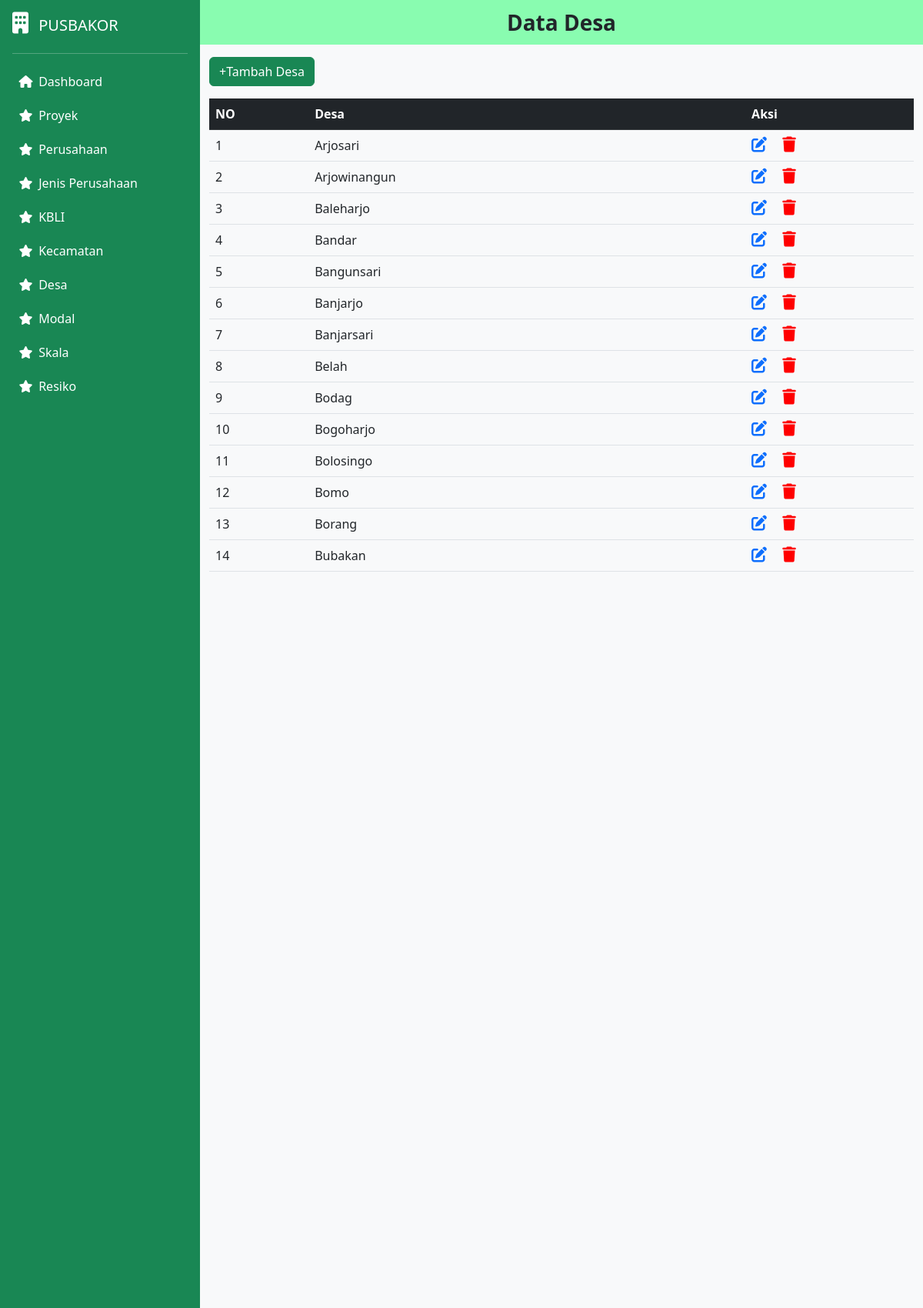
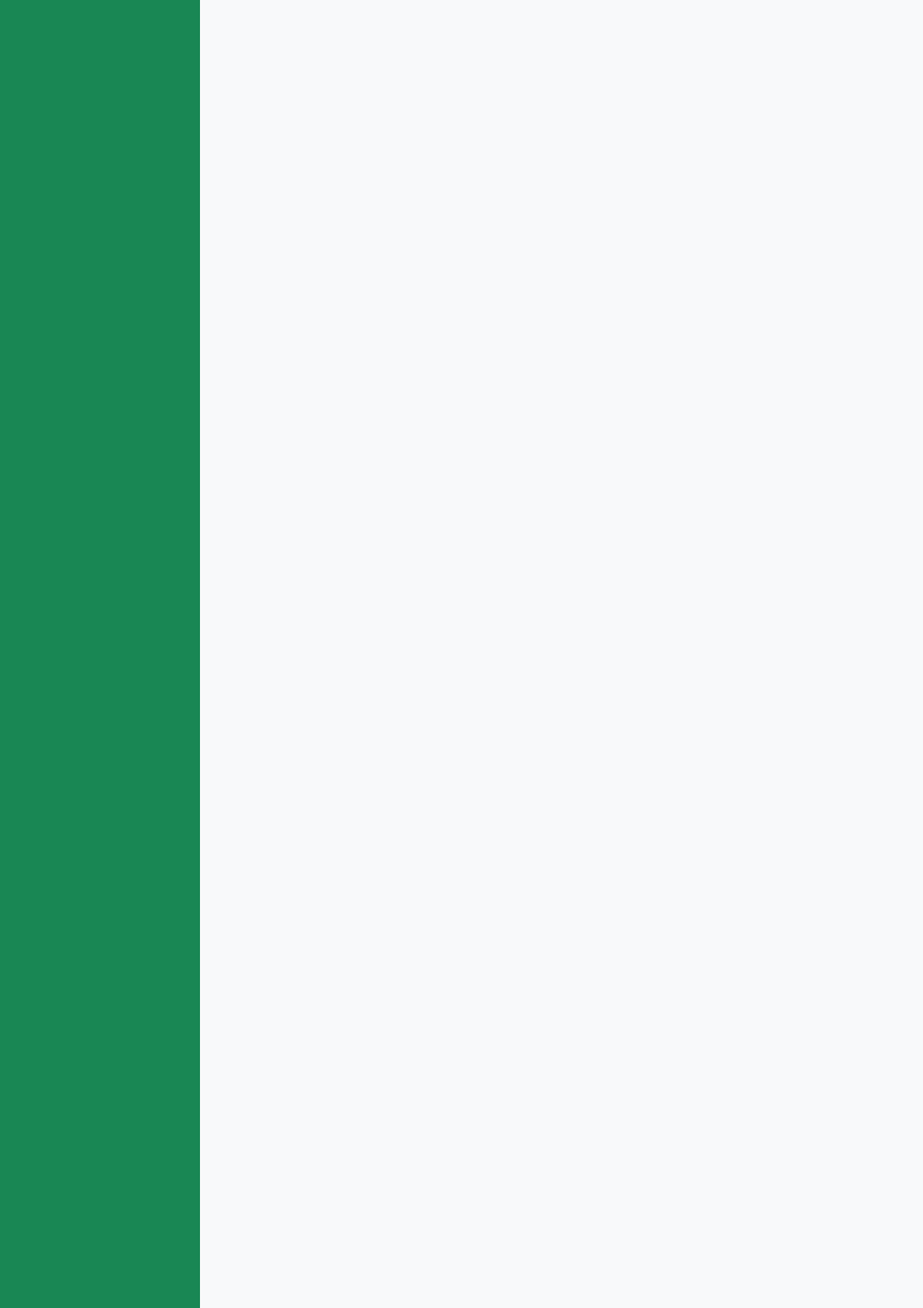
Screenshot of /index.php/desa (upper part) with the database file from the repository (2 pictures, top to bottom).
### tables this page shows
CREATE TABLE IF NOT EXISTS `desa` (
  `id` int NOT NULL AUTO_INCREMENT,
  `desa` varchar(255) NOT NULL,
  PRIMARY KEY (`id`)
);

### application/controllers/Desa.php (called while the page is built, shortened)
<?php
class Desa extends CI_Controller {
    public function __construct() {
        $this->load->model('Desa_model');
    }
    public function index() {
        $data['desa'] = $this->Desa_model->get_all_desa();
        $data['judul'] = "Data Desa";
        $data['content']=$this->load->view('desa_view', $data,true);
        $this->load->view('template/index',$data);
    }
}
?>

### index.php (called while the page is built, shortened)
<?php
require_once BASEPATH.'core/CodeIgniter.php';

### application/models/Desa_model.php (called while the page is built, shortened)
<?php
class Desa_model extends CI_Model {
    public function get_all_desa() {
        $query = $this->db->get('desa');
        return $query->result_array();
    }
}
?>

### application/views/desa_view.php (the view, shortened to what this page needs)
<!DOCTYPE html>
<html lang="en">
<head>
  <link href="https://cdn.jsdelivr.net/npm/bootstrap@5.2.3/dist/css/bootstrap.min.css" rel="stylesheet">
  <link rel="stylesheet" href="https://cdnjs.cloudflare.com/ajax/libs/font-awesome/6.4.0/css/all.min.css" />
</head>
<body>
  <div class="container">
    <div class="scrolling-table">
    <a href="<?php echo base_url('desa/add'); ?>" class="btn btn-success mb-3">+Tambah Desa</a>
    <table class="table table-hover text-left">
      <thead class="table-dark sticky-header">
        <tr>
          <th scope="col">NO</th>
          <th scope="col">Desa</th>
          <th scope="col">Aksi</th>
        </tr>
      </thead>
      <tbody>
      <?php foreach ($desa as $row) { ?>
          <tr>
            <td><?php echo $row["id"] ?></td>
            <td><?php echo $row["desa"] ?></td>
            <td>
            <a href="<?php echo base_url('desa/edit/' . $row['id']); ?>"><i class="fa-solid fa-pen-to-square fs-5 me-3"></i></a>
            <a href="<?php echo base_url('desa/delete/' . $row['id']); ?>" onclick="return confirm('Kamu Yakin Mau Hapus Ini?');">
            <i class="fa-solid fa-red fa-trash fs-5"> </i></a>
            </td>
          </tr>
        <?php
        }
        ?>
      </tbody>
    </table>
    </div>
  </div>
</body>
</html>

### application/views/template/css/style.css (style rules this page uses)
html,body { height: 100%; font-family: 'Ubuntu', sans-serif; }

### application/views/desa_view.php (style rules this page uses)
.fa-red { color: red; }
.scrolling-table { max-height: 672px; overflow-y: auto; }
.sticky-header th { position: sticky; top: 0; z-index: 1; }

### rows the page displays
desa: id "1", desa "Arjosari"
desa: id "2", desa "Arjowinangun"
desa: id "3", desa "Baleharjo"
desa: id "4", desa "Bandar"
desa: id "5", desa "Bangunsari"
desa: id "6", desa "Banjarjo"
desa: id "7", desa "Banjarsari"
desa: id "8", desa "Belah"
desa: id "9", desa "Bodag"
desa: id "10", desa "Bogoharjo"
desa: id "11", desa "Bolosingo"
desa: id "12", desa "Bomo"
desa: id "13", desa "Borang"
desa: id "14", desa "Bubakan"

### other values shown
$judul "Data Desa"
